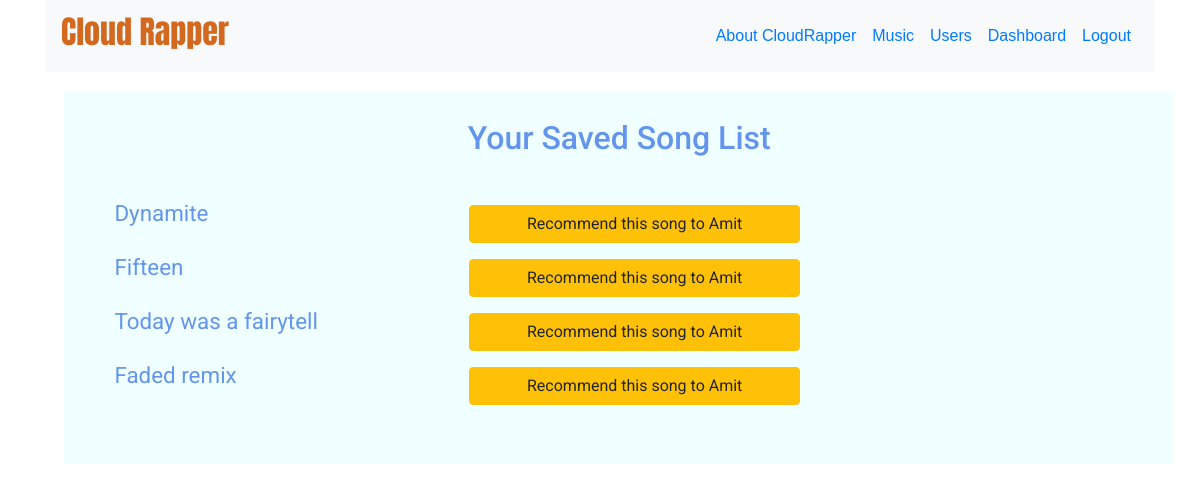
The page /accounts/recommend_song/1 (signed in) on the database its author committed.
### music/models.py (models this page shows, shortened)
class UserSongs(models.Model):
    user = models.ForeignKey(User, on_delete=models.CASCADE)
    song = models.ForeignKey(Song, on_delete=models.CASCADE)

class Song(models.Model):
    song_name = models.CharField(max_length=100)
    album_name = models.ForeignKey(Album, on_delete=models.CASCADE)
    song_file = models.FileField(upload_to='songs/', null=True,
                                 validators=[validate_song_extension])
    def __str__(self):
        return self.song_name

### accounts/views.py (the view)
# urls.py: path('recommend_song/<int:pk>',views.recommend_song, name='recommend_song'),
def recommend_song(request, pk):
    to_user = User.objects.get(id=pk)
    song_list = UserSongs.objects.filter(user=request.user.id)
    return render(request, 'accounts/recommend_song.html',
                  {
                      'friend' : to_user,
                      'song_list' : song_list,
                  })

### templates/accounts/recommend_song.html (shortened to what this page needs)
{% extends 'base.html' %}
{% block content %}
<div class="container-fluid" id="recommend-songs">
    <h2 class="text-center p-2">Your Saved Song List</h2>
    <div class="container">
        <div class="row my-3 p-3">
        {% for each_song in song_list %}
            <div class="col-sm-4">
                <p>{{ each_song.song }}</p>
            </div>
            <div class="col-sm-8">
                <button
                   class="btn btn-warning w-50 m-2 recommendSong" value="{{ friend.username }}">
                    Recommend this song to {{ friend.username }}
                </button>
            </div>
            {% endfor %}
        </div>
    </div>
</div>
{% endblock %}

### templates/accounts/recommend_song.html (style rules this page uses)
#recommend-songs { position: relative; color: cornflowerblue; background-color: azure; box-shadow: 3px 3px 6px #FFF; margin: 1.2rem; padding: 1.2rem; font-family: "Roboto", sans-serif; font-size: 1.4rem; }

### rows shown on the page
UserSongs: song "Dynamite"
UserSongs: song "Fifteen"
UserSongs: song "Today was a fairytell"
UserSongs: song "Faded remix"

### other values the page prints
{{ friend.username }} "Amit"
